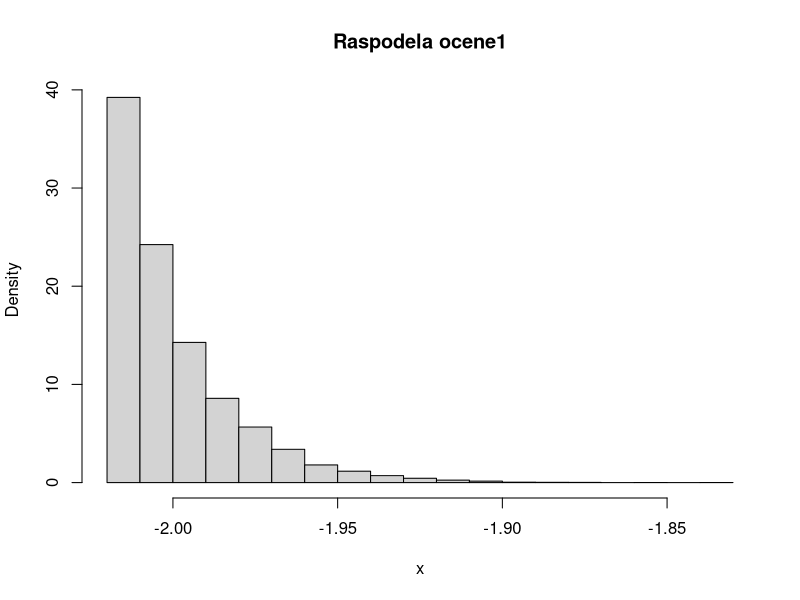
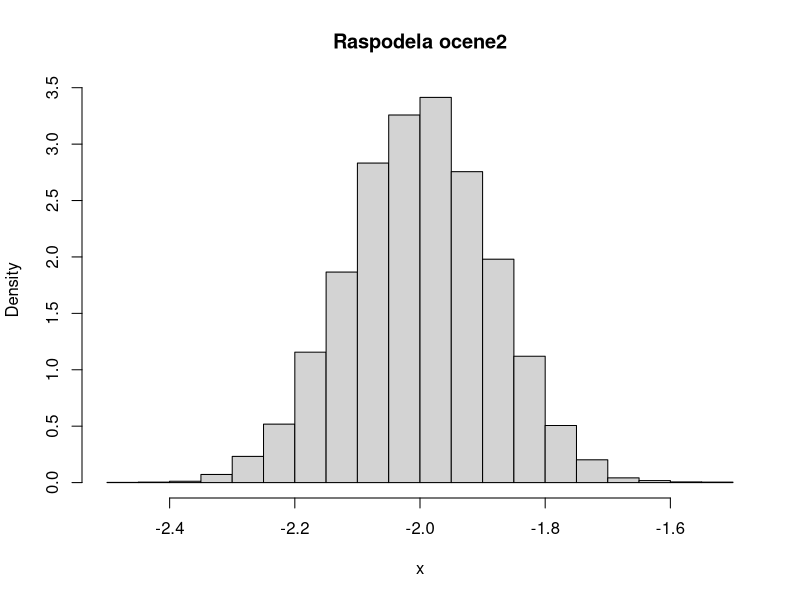
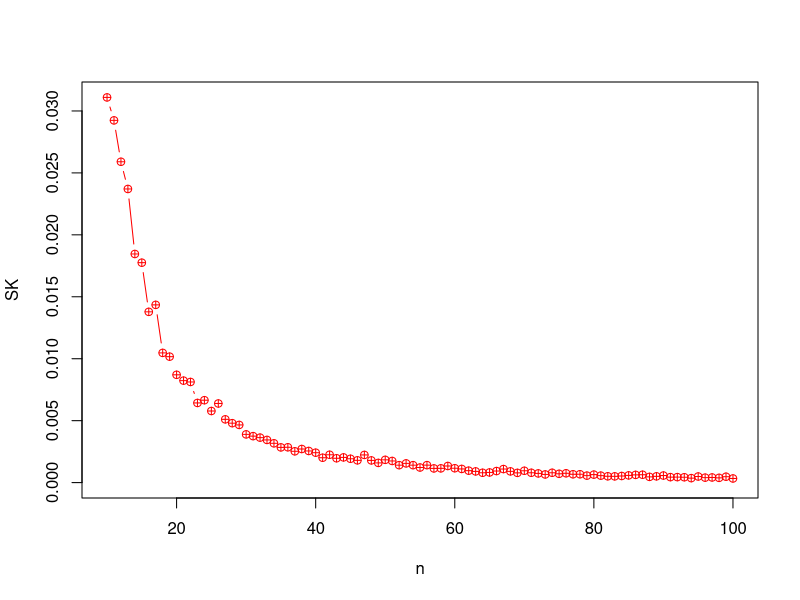
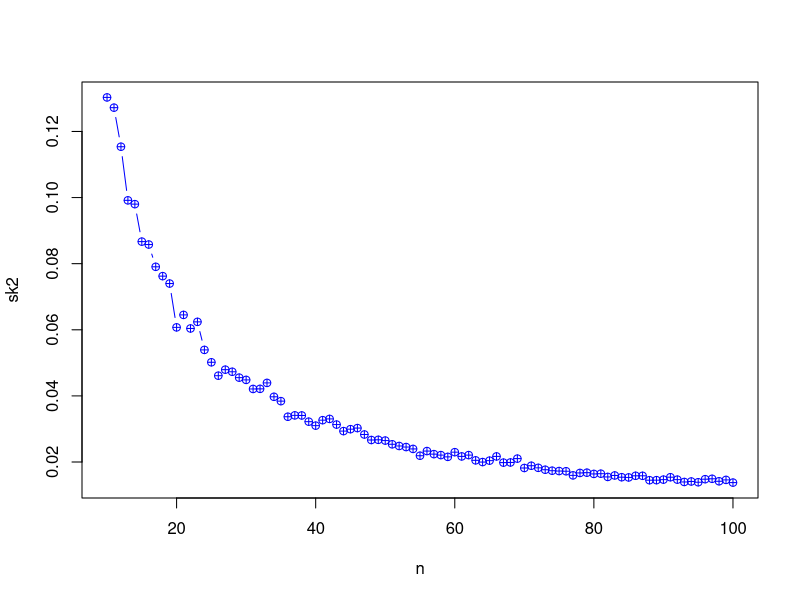

Write R code to recreate these figures, in order.
ocene <- function(n, teta){
  x <- runif(n, teta, 0)
  teta1 <- (n+1)/n*min(x)
  teta2 <- 2*mean(x)
  return(c(teta1,teta2))
}
o <- replicate(10000, ocene(100,-2))
hist(o[1,], prob=TRUE, main="Raspodela ocene1", xlab = "x")
hist(o[2,], prob=TRUE, main="Raspodela ocene2", xlab="x")
odstupanje <- function(teta, N, n){
  o <- replicate(N, ocene(n,-2))
  teta1_ocenjeno <- o[1,]
  teta2_ocenjeno <- o[2,]
  return(c(mean((teta1_ocenjeno-teta)^2), mean((teta2_ocenjeno-teta)^2)))
}
n <- 10:100
sk1 <- c()
sk2 <- c()
for(i in 1:length(n)){
  sk1[i] <- odstupanje(-2, 1000, n[i])[1]
  sk2[i] <- odstupanje(-2, 1000, n[i])[2]
}
plot(n, sk1, type="b", col="red", ylim=c(0,max(sk1)), pch=10, ylab ="SK")
plot(n, sk2, type="b", col="blue",pch=10)
